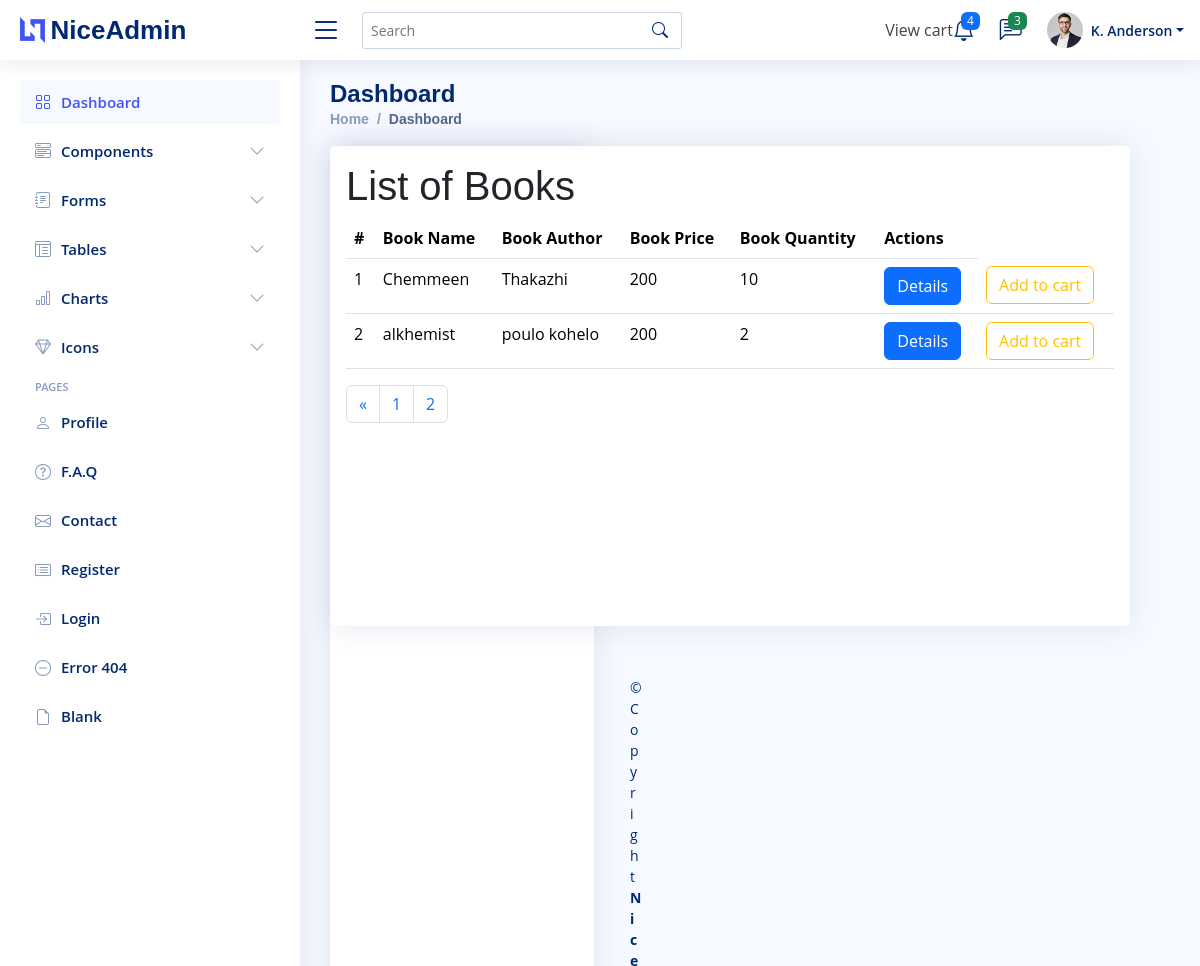
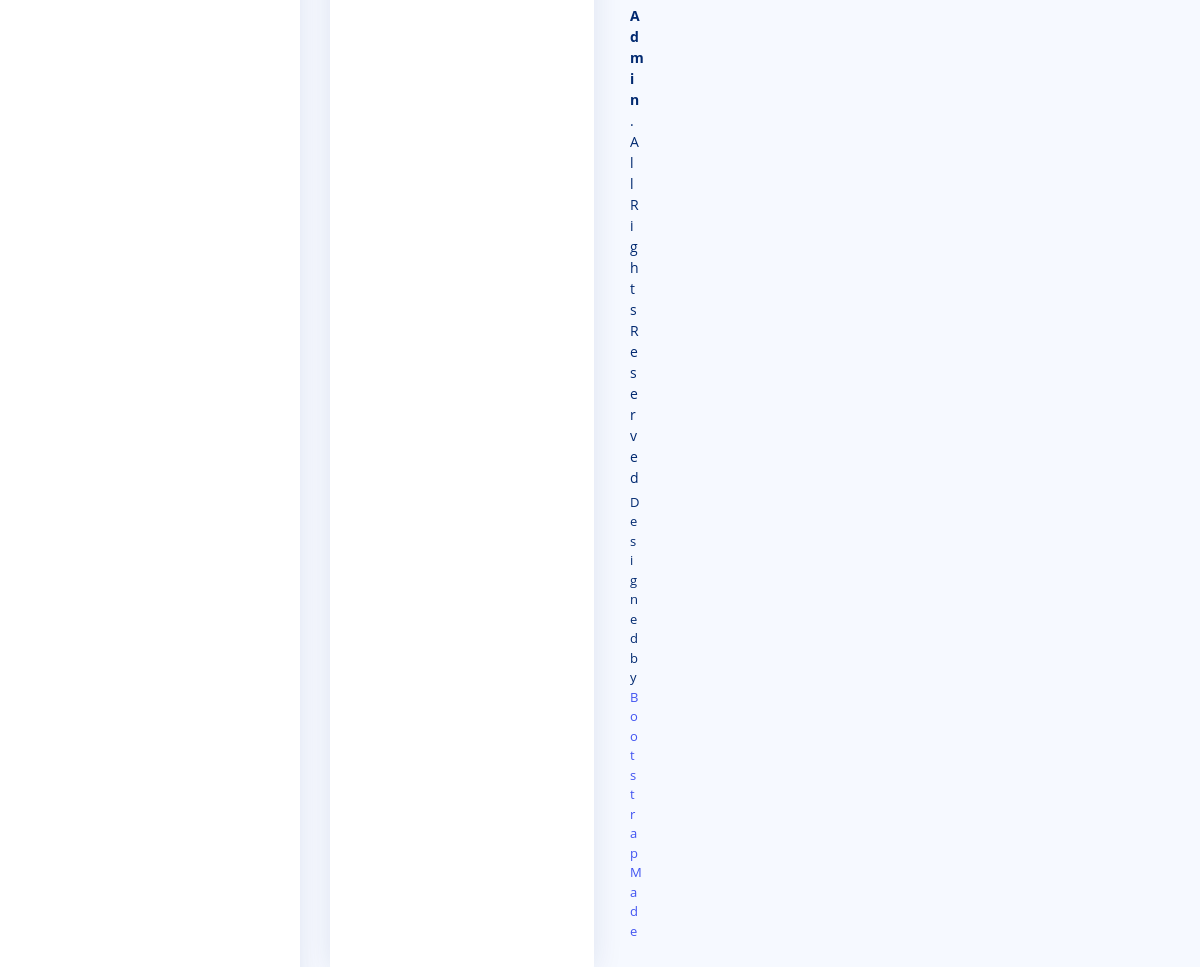
Screenshot of /?page=2 with the database file from the repository (2 pictures, top to bottom).
### Bookapp/models.py (models this page shows, shortened)
class Book(models.Model):
    title=models.CharField(max_length=200,null=True)
    price=models.IntegerField(null=True)
    image=models.ImageField(upload_to='book_media')
    quantity=models.IntegerField()
    author=models.ForeignKey(Author,on_delete=models.CASCADE)

class Author(models.Model):
    name=models.CharField(max_length=200,null=True)
    def __str__(self):
        return '{}'.format(self.name)

### userapp/views.py (the view)
# urls.py: path('',views.UserlistBook,name='booklist'),
def UserlistBook(request):
    books=Book.objects.all()
    paginator=Paginator (books,4)
    page_number=request.GET.get('page')
    try:
        page=paginator.get_page(page_number)
    except EmptyPage:
        page=paginator.page(page_number,num_pages)
    return render(request,'user/listuser.html',{'books':books,'page':page})

### templates/user/listuser.html (shortened to what this page needs)
{% extends 'user/userindex.html' %}
{% load static %}
{% block content %}
<div class="card" style="width:50rem;height:30rem;padding:1rem">
<h1>List of Books</h1>
<table  class="table">
    <thead>
    <tr>
        <th>#</th>
        <th>Book Name</th>
        <th>Book Author</th>
        <th>Book Price</th>
        <th>Book Quantity</th>
        <th>Actions</th>
    </tr>
    </thead>
    <tbody>
 {% for book in page %}
    <tr>
        <td>{{forloop.counter}}</td>
        <td>{{book.title}}</td>
        <td>{{book.author}}</td>
        <td>{{book.price}}</td>
        <td>{{book.quantity}}</td>
        <td>
            <a href="{% url 'details' book.id %}" class="btn btn-primary">Details</a>
        </td>
        <td>
            <a href="{% url 'addtocart' book.id %}" class="btn btn-outline-warning"> Add to cart </a>
        </td>
    </tr>
 {% endfor %}
    </tbody>
</table>
<nav aria-label="Page navigation example">
  <ul class="pagination">
      {% if page.has_previous %}
    <li class="page-item">
      <a class="page-link" href="?page={{ page.previous_page_number }}" aria-label="Previous">
        <span aria-hidden="true">&laquo;</span>
      </a>
    </li>
      {% endif %}
      {% for num in page.paginator.page_range %}
    <li class="page-item {% if page.number == num %}activate{% endif %}">
      <a class="page-link" href="?page={{ num }}">{{ num }}</a>
    </li>
      {% endfor %}
  </ul>
</nav>
</div>
{% endblock %}

### static/assets/css/style.css (style rules this page uses)
:root { scroll-behavior: smooth; }
body { font-family: "Open Sans", sans-serif; background: #f6f9ff; color: #444444; }
h1, h2, h3, h4, h5, h6 { font-family: "Nunito", sans-serif; }
.card { margin-bottom: 30px; border: none; border-radius: 5px; box-shadow: 0px 0 30px rgba(1, 41, 112, 0.1); }

### rows the page displays
Book: title "Chemmeen", author "Thakazhi", price "200", quantity "10"
Book: title "alkhemist", author "poulo kohelo", price "200", quantity "2"

### other values shown
{{ num }} "1" "2"
